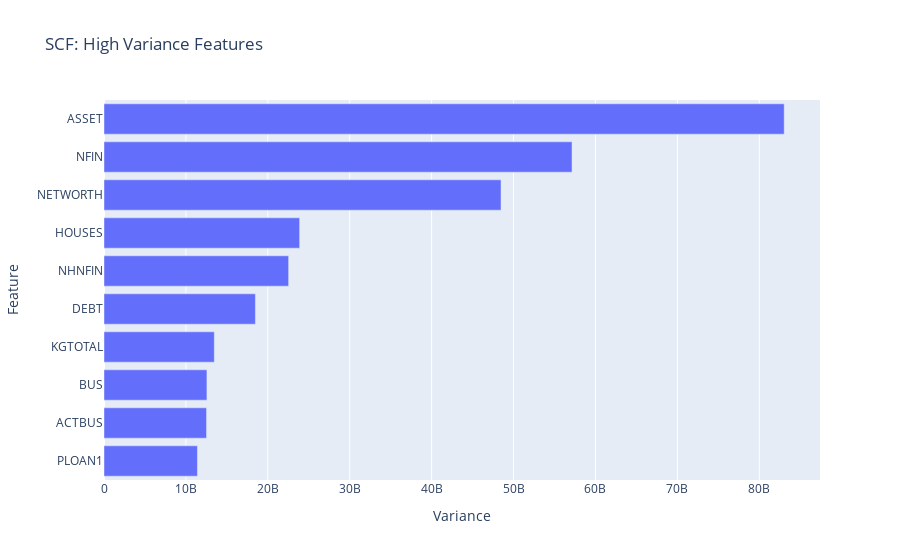

The cell this chart's notebook holds for it:
### Markdown cell above
## Plot Variance

### Code cell
# Create horizontal bar chart of `top_ten_var`
fig = px.bar(
    x=top_ten_var,
    y=top_ten_var.index,
    title="SCF: High Variance Features"
)
fig.update_layout(xaxis_title="Variance", yaxis_title="Feature")
fig.show()

### Figure 1 — Plotly figure (JSON) as saved in the notebook; plotly's stock layout.template omitted (floating-point values rounded to 4 significant figures)
{"data": [{"alignmentgroup": "True", "hovertemplate": "x=%{x}<br>y=%{y}<extra></extra>", "legendgroup": "", "marker": {"color": "#636efa", "pattern": {"shape": ""}}, "name": "", "offsetgroup": "", "orientation": "h", "showlegend": false, "textposition": "auto", "type": "bar", "x": [11410000000.0, 12520000000.0, 12570000000.0, 13460000000.0, 18480000000.0, 22540000000.0, 23880000000.0, 48470000000.0, 57140000000.0, 83040000000.0], "xaxis": "x", "y": ["PLOAN1", "ACTBUS", "BUS", "KGTOTAL", "DEBT", "NHNFIN", "HOUSES", "NETWORTH", "NFIN", "ASSET"], "yaxis": "y"}], "layout": {"autosize": true, "barmode": "relative", "legend": {"tracegroupgap": 0}, "title": {"text": "SCF: High Variance Features"}, "xaxis": {"anchor": "y", "autorange": true, "domain": [0, 1], "range": [0, 87410000000.0], "title": {"text": "Variance"}, "type": "linear"}, "yaxis": {"anchor": "x", "autorange": true, "domain": [0, 1], "range": [-0.5, 9.5], "title": {"text": "Feature"}, "type": "category"}}}
